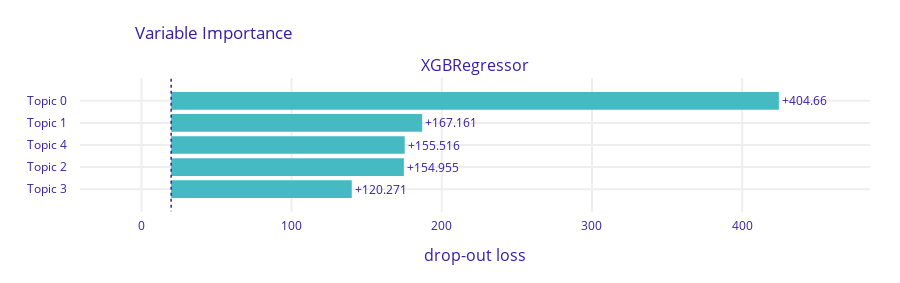

Write notebook code for a chart like this one.
### Code cell
var_importance

### Figure 1 — Plotly figure (JSON) as saved in the notebook; plotly's stock layout.template omitted (floating-point values rounded to 4 significant figures)
{"data": [{"base": 19.78, "hoverinfo": "text", "hoverlabel": {"bgcolor": "rgba(0,0,0,0.8)"}, "hovertext": ["Model: XGBRegressor loss after<br>variable: Topic 0 is permuted: 424.44<br>Drop-out loss change: +404.66", "Model: XGBRegressor loss after<br>variable: Topic 1 is permuted: 186.941<br>Drop-out loss change: +167.161", "Model: XGBRegressor loss after<br>variable: Topic 4 is permuted: 175.296<br>Drop-out loss change: +155.516", "Model: XGBRegressor loss after<br>variable: Topic 2 is permuted: 174.735<br>Drop-out loss change: +154.955", "Model: XGBRegressor loss after<br>variable: Topic 3 is permuted: 140.051<br>Drop-out loss change: +120.271"], "marker": {"color": "#46bac2"}, "orientation": "h", "showlegend": false, "text": ["+404.66", "+167.161", "+155.516", "+154.955", "+120.271"], "textposition": "outside", "x": [404.7, 167.2, 155.5, 155.0, 120.3], "y": ["Topic 0", "Topic 1", "Topic 4", "Topic 2", "Topic 3"], "type": "bar", "xaxis": "x", "yaxis": "y"}], "layout": {"xaxis": {"anchor": "y", "domain": [0.0, 1.0], "type": "linear", "gridwidth": 2, "zeroline": false, "automargin": true, "ticks": "outside", "tickcolor": "white", "ticklen": 3, "fixedrange": true, "range": [-40.92, 485.1]}, "yaxis": {"anchor": "x", "domain": [0.0, 1.0], "type": "category", "autorange": "reversed", "gridwidth": 2, "automargin": true, "ticks": "outside", "tickcolor": "white", "ticklen": 10, "fixedrange": true}, "annotations": [{"font": {"size": 16}, "showarrow": false, "text": "XGBRegressor", "x": 0.5, "xanchor": "center", "xref": "paper", "y": 1.0, "yanchor": "bottom", "yref": "paper"}, {"font": {"size": 16}, "showarrow": false, "text": "drop-out loss", "x": 0.5, "xanchor": "center", "xref": "paper", "y": 0, "yanchor": "top", "yref": "paper", "yshift": -30}], "shapes": [{"line": {"color": "#371ea3", "dash": "dot", "width": 1.5}, "type": "line", "x0": 19.78, "x1": 19.78, "xref": "x", "y0": -1, "y1": 5, "yref": "y"}], "title": {"text": "Variable Importance", "x": 0.15}, "font": {"color": "#371ea3"}, "margin": {"t": 78, "b": 71, "r": 30}, "height": 283.0}}
